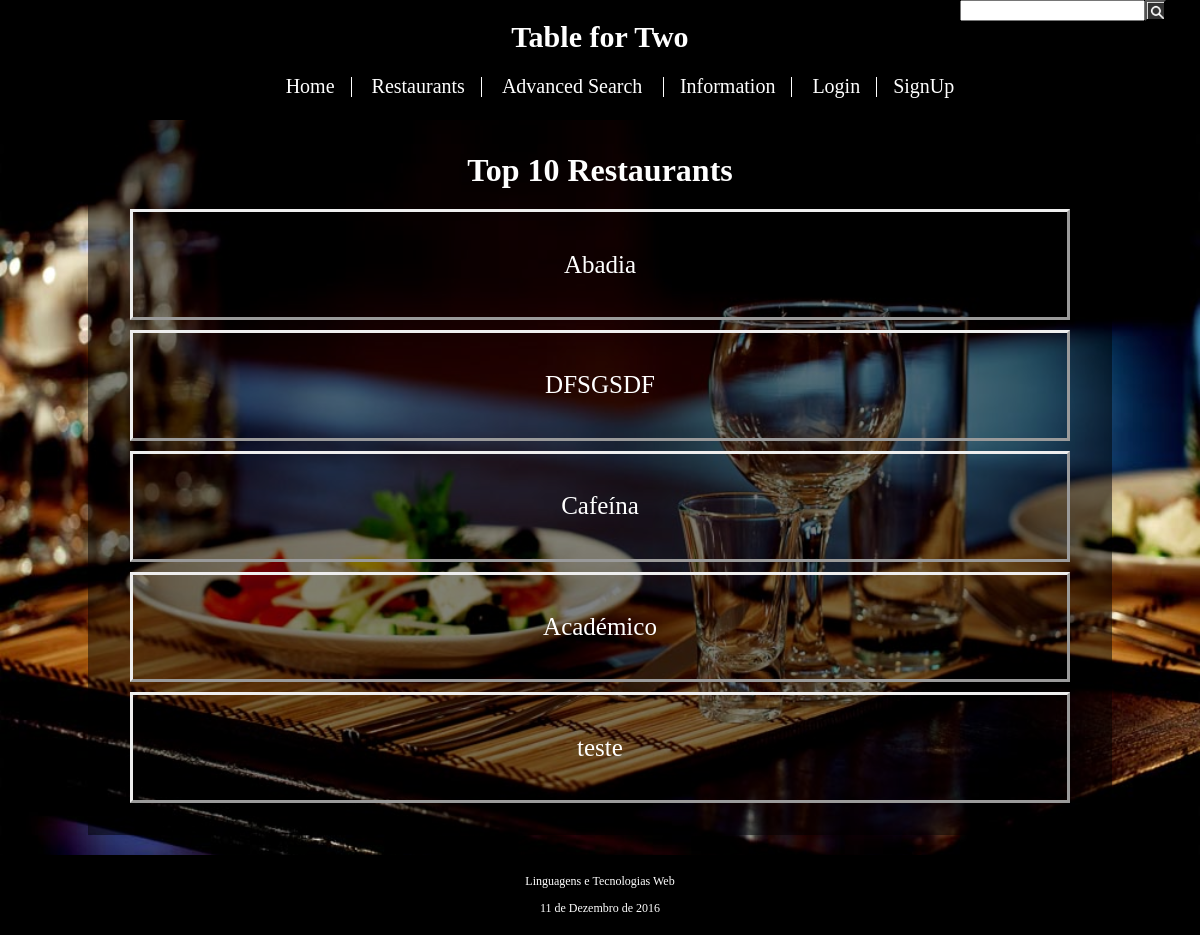
Before: / with the older database file.
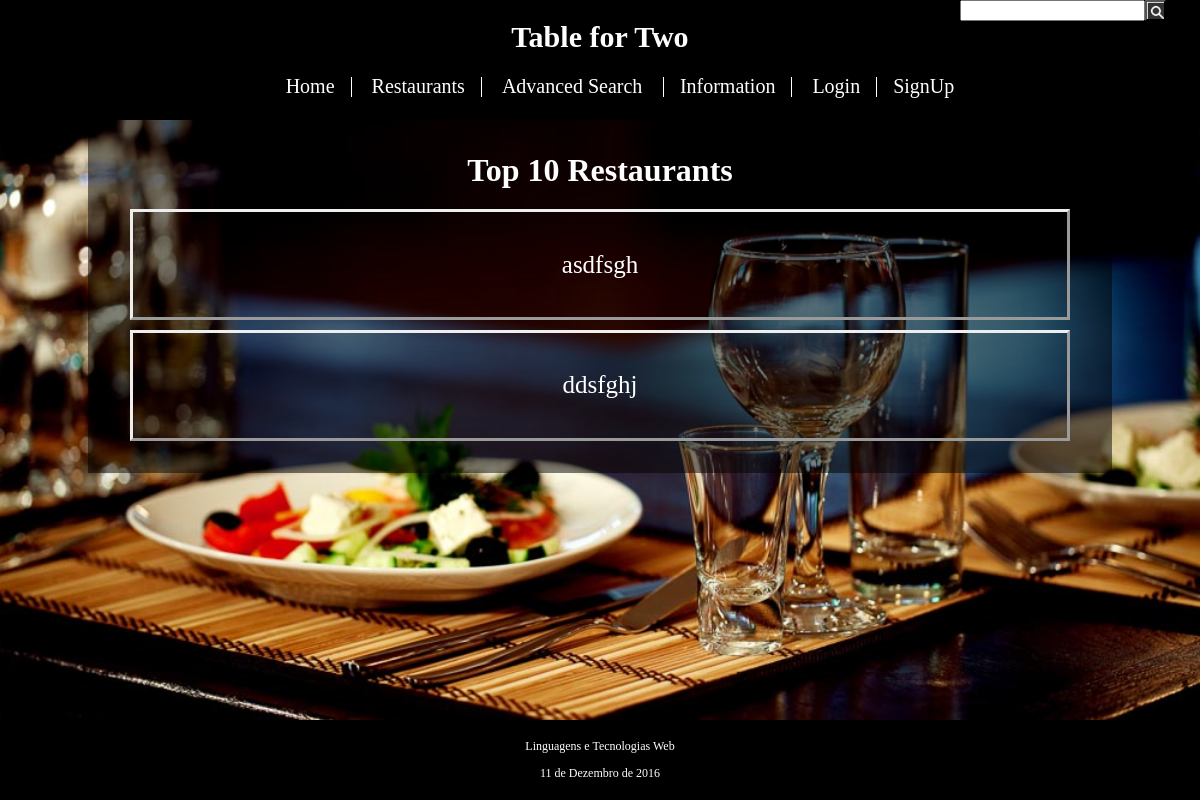
After: the same page with the newer database file.
### tables this page shows
CREATE TABLE Restaurant (
	id_restaurant INTEGER PRIMARY KEY AUTOINCREMENT,
	id_owner INTEGER REFERENCES Account(id_account),
	--id_functionTime INTEGER REFERENCES FunctionTime(id_functionTime),
	id_category VARCHAR REFERENCES Category(id_category),
	name VARCHAR NOT NULL,
	address VARCHAR NOT NULL,
	avg_price INTEGER NOT NULL,
	description VARCHAR,
	stars REAL,
	open_time VARCHAR NOT NULL,
	close_time VARCHAR NOT NULL,
	monday BOOLEAN NOT NULL,
	tuesday BOOLEAN NOT NULL,
	wednesday BOOLEAN NOT NULL,
	thursday BOOLEAN NOT NULL,
	friday BOOLEAN NOT NULL,
	saturday BOOLEAN NOT NULL,
	sunday BOOLEAN NOT NULL
);

### index.php (called while the page is built, shortened)
<?php
  include_once getcwd() . "/database/connection.php";
  include_once getcwd() . "/database/restaurant.php";
  include ('templates/header.php');
  include ('templates/feed_content.php');
  include ('templates/footer.php');
?>

### database/restaurant.php (called while the page is built, shortened)
<?php
	function getTop10Restaurant($db){
		$stmt = $db->prepare('SELECT * FROM Restaurant ORDER BY stars DESC LIMIT 10');
		$stmt->execute();
		$result = $stmt->fetchAll();
		return $result;
	}
 ?>

### templates/feed_content.php (the view)
<div id="content">
	<h1 class="title"> Top 10 Restaurants </h1>
	<div class="display_big_center">
		<?php
			$result = getTop10Restaurant($db);
			foreach( $result as $row) {
				echo '<a class="item" href="restaurant_item.php?id=' . $row['id_restaurant'] . '">' . $row['name']  .  '</a>';
			 }
		?>
	</div>
</div>

### templates/header.php (shortened to what this page needs)
<!DOCTYPE html>
<html>
	<head>
		<link rel="stylesheet" href="css/site.css">
	</head>
	<body>
		<div id="header">
			<h1> Table for Two </h1>
			<div id="search_bar">
				<input type="text" name="search">
				<input type="submit" class="button_search button" value=""/>
			</div>
			<div id="menu">
				<ul>
					<li><input id="go_home" class="header_button button" action="index.php" type="submit" value="Home" /></li>
					<li><input id="go_restaurants" class="header_button button" action="restaurants.php" type="submit" value="Restaurants" /></li>
					<li><input id="go_advanced_search" class="header_button button" action="advanced_search.php" type="submit" value="Advanced Search" /> </li>
					<li><input id="go_information" class="header_button button" action="information.php" type="submit" value="Information" /></li>
					<?php
					if (isset($_SESSION['id_account'])){
						if($_SESSION['type'] == 'owner')
								echo '<li><input id="go_my_restaurants" class="header_button button" action="my_restaurants.php" type="submit" value="My Restaurants" /></li>';
						echo '<li><input id="go_my_account" class="header_button button" action="my_account.php" type="submit" value="' . $_SESSION['name'] .'" /></li>';
						echo '<li><input id="do_logout" class="header_button button" action="action_logout.php" type="submit" value="Logout" /></li>';
					}
					else{
						echo '<li><input id="do_login" class="header_button button" type="submit" value="Login" /></li>';
						echo '<li><input id="do_signup" class="header_button button" action="signup.php" type="submit" value="SignUp" /></li>';
					}
					?>
				</ul>
			</div>
		</div>

### templates/footer.php
		<div id="footer">
				<p> Linguagens e Tecnologias Web </p>
				<p> 11 de Dezembro de 2016 </p>
		</div>
	</body>
</html>

### css/site.css (style rules this page uses)
html { position:relative; }
body { background-image: url(images/background.jpg); background-position: 0%; background-size: 100%; background-attachment: fixed; font-family: times, serif; margin: 0px auto; display : block; }
#header { display: inline-block; background-color: #000000; color: #ffffff; text-align: center; width:100%; padding-bottom: 5px; }
#header h1 { font-size: 30px; }
#menu li { display: inline; text-decoration: none; margin: 10px; display: inline; border-right: 1px solid #ffffff; padding-right: 10px; margin-right: 0px; font-size: 18px; color: #ffffff; }
#menu li:last-child { border-right: none; }
#content { width: 1000px; margin: 0px auto; display: none; background-color: rgba(0,0,0,0.5); color: #ffffff; padding: 1%; margin-bottom: 100px; }
#content > * { display:block; margin:20px; }
#footer { text-align: center; color: #ffffff; font-size: 12px; position: fixed; right: 0; bottom: 0; left: 0; background-color: #000000; padding: 7px; }
#search_bar { display: block; position: fixed; left: 80%; top: 0px; }
.display_big_center > * { font-size: 25px; margin: 10px; display:block; text-align: center; color: white; text-decoration: none; }
.item { border-style: outset; padding : 4%; }
.title { text-align: center; }
.button { text-align: center; text-decoration: none; cursor: pointer; outline: none; font-family: times, serif; }
.header_button { background-color: black; border: none; color: white; font-size: 20px; font-style: bold; }
.button_search { background-image: url(images/search.png); background-size: 21px; width: 21px; height: 21px; float: right }

Changed rows visible on the page:
removed restaurant: name "Abadia"
removed restaurant: name "DFSGSDF"
removed restaurant: name "Cafeína"
removed restaurant: name "Académico"
removed restaurant: name "teste"
added restaurant: name "asdfsgh"
added restaurant: name "ddsfghj"
